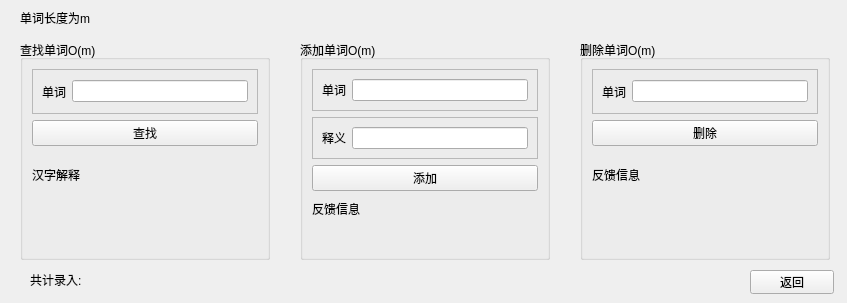
<?xml version="1.0" encoding="UTF-8"?>
<ui version="4.0">
 <class>Form3</class>
 <widget class="QWidget" name="Form3">
  <property name="geometry">
   <rect>
    <x>0</x>
    <y>0</y>
    <width>847</width>
    <height>303</height>
   </rect>
  </property>
  <property name="windowTitle">
   <string>Form</string>
  </property>
  <widget class="QPushButton" name="pushButton_4">
   <property name="geometry">
    <rect>
     <x>750</x>
     <y>270</y>
     <width>84</width>
     <height>24</height>
    </rect>
   </property>
   <property name="text">
    <string>返回</string>
   </property>
  </widget>
  <widget class="QLabel" name="label_11">
   <property name="geometry">
    <rect>
     <x>30</x>
     <y>270</y>
     <width>71</width>
     <height>20</height>
    </rect>
   </property>
   <property name="text">
    <string>共计录入:</string>
   </property>
  </widget>
  <widget class="QGroupBox" name="groupBox">
   <property name="geometry">
    <rect>
     <x>20</x>
     <y>40</y>
     <width>250</width>
     <height>220</height>
    </rect>
   </property>
   <property name="title">
    <string>查找单词O(m)</string>
   </property>
   <layout class="QVBoxLayout" name="verticalLayout">
    <item>
     <widget class="QFrame" name="frame">
      <property name="frameShape">
       <enum>QFrame::StyledPanel</enum>
      </property>
      <property name="frameShadow">
       <enum>QFrame::Raised</enum>
      </property>
      <layout class="QHBoxLayout" name="horizontalLayout">
       <item>
        <widget class="QLabel" name="label_7">
         <property name="text">
          <string>单词</string>
         </property>
        </widget>
       </item>
       <item>
        <widget class="QLineEdit" name="lineEdit"/>
       </item>
      </layout>
     </widget>
    </item>
    <item>
     <widget class="QPushButton" name="pushButton">
      <property name="text">
       <string>查找</string>
      </property>
     </widget>
    </item>
    <item>
     <widget class="QLabel" name="label_2">
      <property name="text">
       <string>汉字解释</string>
      </property>
     </widget>
    </item>
    <item>
     <widget class="QLabel" name="label_3">
      <property name="text">
       <string/>
      </property>
     </widget>
    </item>
   </layout>
  </widget>
  <widget class="QGroupBox" name="groupBox_3">
   <property name="geometry">
    <rect>
     <x>580</x>
     <y>40</y>
     <width>250</width>
     <height>220</height>
    </rect>
   </property>
   <property name="title">
    <string>删除单词O(m)</string>
   </property>
   <layout class="QVBoxLayout" name="verticalLayout_3">
    <item>
     <widget class="QFrame" name="frame_4">
      <property name="frameShape">
       <enum>QFrame::StyledPanel</enum>
      </property>
      <property name="frameShadow">
       <enum>QFrame::Raised</enum>
      </property>
      <layout class="QHBoxLayout" name="horizontalLayout_4">
       <item>
        <widget class="QLabel" name="label_10">
         <property name="text">
          <string>单词</string>
         </property>
        </widget>
       </item>
       <item>
        <widget class="QLineEdit" name="lineEdit_3"/>
       </item>
      </layout>
     </widget>
    </item>
    <item>
     <widget class="QPushButton" name="pushButton_3">
      <property name="text">
       <string>删除</string>
      </property>
     </widget>
    </item>
    <item>
     <widget class="QLabel" name="label_5">
      <property name="text">
       <string>反馈信息</string>
      </property>
     </widget>
    </item>
    <item>
     <widget class="QLabel" name="label_6">
      <property name="text">
       <string/>
      </property>
     </widget>
    </item>
   </layout>
  </widget>
  <widget class="QLabel" name="label_12">
   <property name="geometry">
    <rect>
     <x>110</x>
     <y>270</y>
     <width>68</width>
     <height>15</height>
    </rect>
   </property>
   <property name="text">
    <string/>
   </property>
  </widget>
  <widget class="QGroupBox" name="groupBox_2">
   <property name="geometry">
    <rect>
     <x>300</x>
     <y>40</y>
     <width>250</width>
     <height>220</height>
    </rect>
   </property>
   <property name="title">
    <string>添加单词O(m)</string>
   </property>
   <layout class="QVBoxLayout" name="verticalLayout_2">
    <item>
     <widget class="QFrame" name="frame_2">
      <property name="frameShape">
       <enum>QFrame::StyledPanel</enum>
      </property>
      <property name="frameShadow">
       <enum>QFrame::Raised</enum>
      </property>
      <layout class="QHBoxLayout" name="horizontalLayout_2">
       <item>
        <widget class="QLabel" name="label_8">
         <property name="text">
          <string>单词</string>
         </property>
        </widget>
       </item>
       <item>
        <widget class="QLineEdit" name="lineEdit_2"/>
       </item>
      </layout>
     </widget>
    </item>
    <item>
     <widget class="QFrame" name="frame_3">
      <property name="frameShape">
       <enum>QFrame::StyledPanel</enum>
      </property>
      <property name="frameShadow">
       <enum>QFrame::Raised</enum>
      </property>
      <layout class="QHBoxLayout" name="horizontalLayout_3">
       <item>
        <widget class="QLabel" name="label_9">
         <property name="text">
          <string>释义</string>
         </property>
        </widget>
       </item>
       <item>
        <widget class="QLineEdit" name="lineEdit_4"/>
       </item>
      </layout>
     </widget>
    </item>
    <item>
     <widget class="QPushButton" name="pushButton_2">
      <property name="text">
       <string>添加</string>
      </property>
     </widget>
    </item>
    <item>
     <widget class="QLabel" name="label">
      <property name="text">
       <string>反馈信息</string>
      </property>
     </widget>
    </item>
    <item>
     <widget class="QLabel" name="label_4">
      <property name="text">
       <string/>
      </property>
     </widget>
    </item>
   </layout>
  </widget>
  <widget class="QLabel" name="label_13">
   <property name="geometry">
    <rect>
     <x>20</x>
     <y>10</y>
     <width>141</width>
     <height>16</height>
    </rect>
   </property>
   <property name="text">
    <string>单词长度为m</string>
   </property>
  </widget>
 </widget>
 <resources/>
 <connections/>
</ui>
